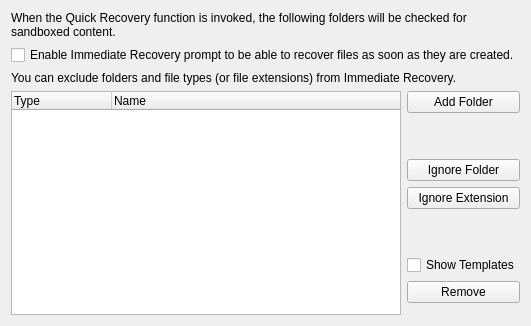
       <widget class="QWidget" name="tabRecovery">
        <attribute name="title">
         <string>File Recovery</string>
        </attribute>
        <layout class="QGridLayout" name="gridLayout_24">
         <item row="0" column="0">
          <layout class="QGridLayout" name="gridLayout_22">
           <item row="8" column="1">
            <spacer name="verticalSpacer_13">
             <property name="orientation">
              <enum>Qt::Vertical</enum>
             </property>
             <property name="sizeHint" stdset="0">
              <size>
               <width>20</width>
               <height>40</height>
              </size>
             </property>
            </spacer>
           </item>
           <item row="4" column="1">
            <widget class="QPushButton" name="btnAddRecovery">
             <property name="text">
              <string>Add Folder</string>
             </property>
            </widget>
           </item>
           <item row="7" column="1">
            <widget class="QPushButton" name="btnAddRecIgnoreExt">
             <property name="text">
              <string>Ignore Extension</string>
             </property>
            </widget>
           </item>
           <item row="6" column="1">
            <widget class="QPushButton" name="btnAddRecIgnore">
             <property name="text">
              <string>Ignore Folder</string>
             </property>
            </widget>
           </item>
           <item row="9" column="1">
            <widget class="QCheckBox" name="chkShowRecoveryTmpl">
             <property name="text">
              <string>Show Templates</string>
             </property>
            </widget>
           </item>
           <item row="2" column="0" colspan="2">
            <widget class="QCheckBox" name="chkAutoRecovery">
             <property name="text">
              <string>Enable Immediate Recovery prompt to be able to recover files as soon as they are created.</string>
             </property>
            </widget>
           </item>
           <item row="5" column="1">
            <spacer name="verticalSpacer_3">
             <property name="orientation">
              <enum>Qt::Vertical</enum>
             </property>
             <property name="sizeType">
              <enum>QSizePolicy::Preferred</enum>
             </property>
             <property name="sizeHint" stdset="0">
              <size>
               <width>20</width>
               <height>40</height>
              </size>
             </property>
            </spacer>
           </item>
           <item row="4" column="0" rowspan="9">
            <widget class="QTreeWidget" name="treeRecovery">
             <column>
              <property name="text">
               <string>Type</string>
              </property>
             </column>
             <column>
              <property name="text">
               <string>Name</string>
              </property>
             </column>
            </widget>
           </item>
           <item row="10" column="1">
            <widget class="QPushButton" name="btnDelRecovery">
             <property name="text">
              <string>Remove</string>
             </property>
            </widget>
           </item>
           <item row="3" column="0" colspan="2">
            <widget class="QLabel" name="label_9">
             <property name="text">
              <string>You can exclude folders and file types (or file extensions) from Immediate Recovery.</string>
             </property>
             <property name="wordWrap">
              <bool>true</bool>
             </property>
            </widget>
           </item>
           <item row="1" column="0" colspan="2">
            <widget class="QLabel" name="label_16">
             <property name="text">
              <string>When the Quick Recovery function is invoked, the following folders will be checked for sandboxed content. </string>
             </property>
             <property name="wordWrap">
              <bool>true</bool>
             </property>
            </widget>
           </item>
          </layout>
         </item>
        </layout>
       </widget>
